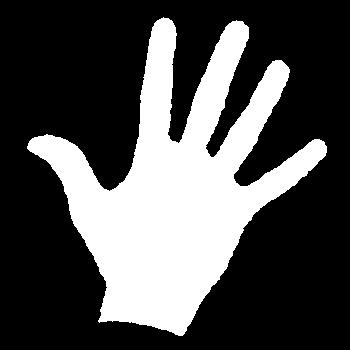
%> input picture images/demo_small.jpg, 350 x 350 px
$ octave drawObjectFeatures.m   (GNU Octave 9; MATLAB toolbox functions it lacks are replaced by stand-ins)
%> lines starting %> are read from the running program, lines starting %| are printed output that depends on the picture; in (x1, y1, x2, y2) boxes, pixels count from 0 and x2, y2 are one past the last pixel; in counts of white or black regions, pixels touching at a corner belong together; the program's own positions count from 1
%% Initialize and read image
clc;
clear all;

addpath( genpath('./lib') );

imgPath = './images/demo_small.jpg';
bwImg = im2bw(imread(imgPath));
%> bwImg: size 350x350 logical; 30.9% white; 1 white region, box (x1, y1, x2, y2) and area: (27, 17, 327, 336) 37892
imshow(bwImg);

%% Extract features
structuralElement = strel('square',3);

% Object perimeter
perimeterImg = bwImg - imerode(bwImg, structuralElement);
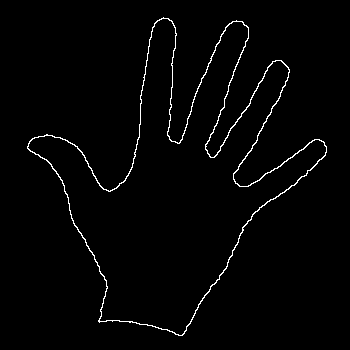
%> perimeterImg: size 350x350 double; values 0 (black) and 1 (white), 1.7% white in thin lines or dots, all inside (x1, y1, x2, y2) = (27, 17, 327, 336)

% Object area
filledImg = imfill(perimeterImg, 'holes');

% Convex area
convexHullImg = bwconvhull( filledImg );
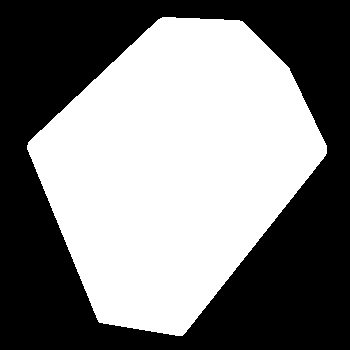
%> convexHullImg: size 350x350 logical; 50.3% white; 1 black region, box (x1, y1, x2, y2) and area: (0, 0, 350, 350) 60846

% Convex perimeter
convexPerimeterImg = convexHullImg - imerode(convexHullImg,structuralElement);
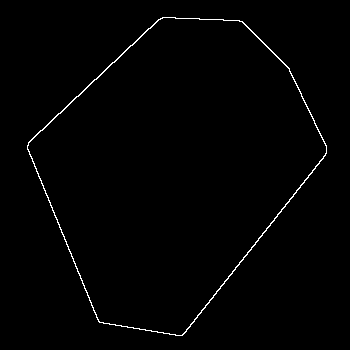
%> convexPerimeterImg: size 350x350 double; values 0 (black) and 1 (white), 1% white in thin lines or dots, all inside (x1, y1, x2, y2) = (27, 17, 327, 336)

%% Draw images

% Perimeter
h_fig1 = figure(1);
clf(h_fig1);
imshow(perimeterImg);

% Hand and convex hull perimeter
h_fig2 = figure(2);
clf(h_fig2);
imshow(bwImg);
plot(X,Y,'r')
%> (this line was passed over: X is not available in this run)

%%
compositeImg = imfuse(bwImg, convexPerimeterImg);
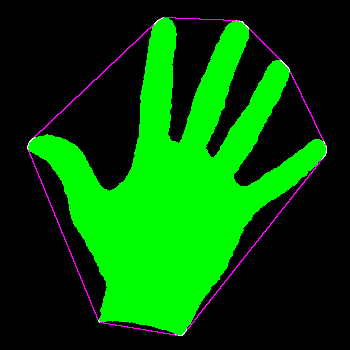
%> compositeImg: size 350x350x3 uint8; mean R, G, B 2.6, 78.9, 2.6
compositeImg = im2bw(sum(compositeImg,3));
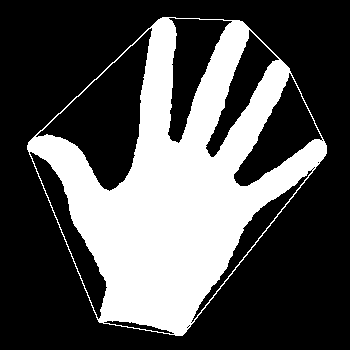
%> compositeImg: size 350x350 logical; 31.9% white; 1 white region, box (x1, y1, x2, y2) and area: (27, 17, 327, 336) 39021

imshow(compositeImg)
